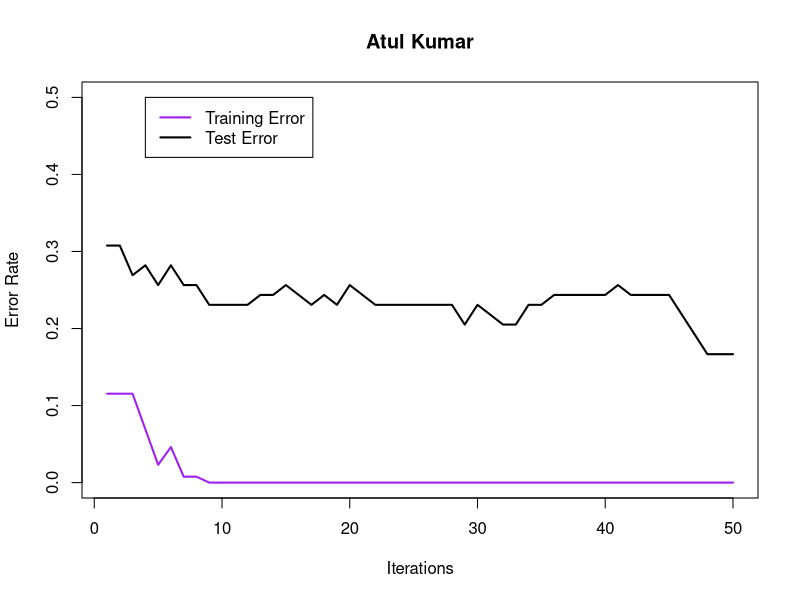

This figure's R source:
# Description: 
#   Demo of Adaboost using Sonar dataaset
#
# License: GNU v3
#
# Date: October 19, 2016
#
# Authors:
#    Rcode was written by Jiali Lin.
#    Depts. of Statistics, Virginia Tech,
#    Hutcheson Hall, 403K, Blacksburg, VA 24061 
#
# References:
#    https://searchcode.com/codesearch/raw/17266536/
# 
# See Also:
#     http://web.stanford.edu/class/stats202/

rm(list = ls())

train <- read.csv("../data/sonar_train.csv", header = FALSE)
test <- read.csv("../data/sonar_test.csv", header = FALSE)
y <- train[, 61]
x <- train[, 1:60]
y.test <- test[, 61]
x.test <- test[, 1:60]
train.error <- rep(0, 50) 
test.error <- rep(0, 50)
y.hat <- rep(0,130) 
y.hat.test <- rep(0,78)
i <- 1
library(rpart)
while(i <= 50){
  w <- exp(-y*y.hat)
  w <- w/sum(w)
  fit <- rpart(y~., x, w, method = "class")
  g <- -1 + 2 * (predict(fit, x)[, 2] > .5) # make -1 or 1
  g.test <- -1 + 2 * (predict(fit, x.test)[, 2] > .5)
  e <- sum(w * (y * g < 0))
  alpha <- .5 * log((1 - e) / e)
  alpha <- 0.1*alpha  #change made for part b
  y.hat <- y.hat + alpha * g
  y.hat.test <- y.hat.test + alpha*g.test
  train.error[i] <- sum(1 * y.hat * y < 0)/130
  test.error[i] <- sum(1 * y.hat.test * y.test < 0)/78
  i <-i+1
}

plot(seq(1, 50), test.error, type = "l", ylim = c(0, .5),
     ylab = "Error Rate",xlab = "Iterations",lwd = 2, main = 'Atul Kumar')
lines(train.error, lwd = 2, col = "purple")
legend(4, .5, c("Training Error", "Test Error"), col = c("purple", "black"), lwd = 2)
